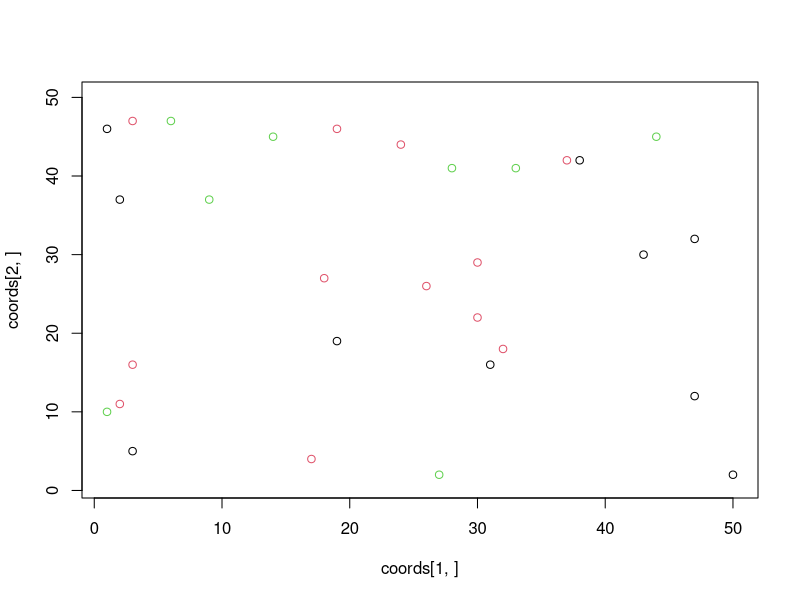
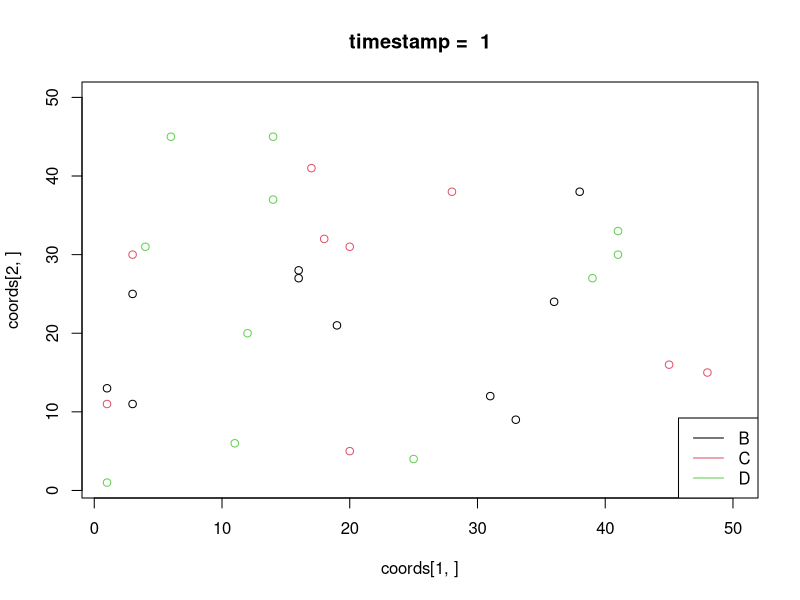
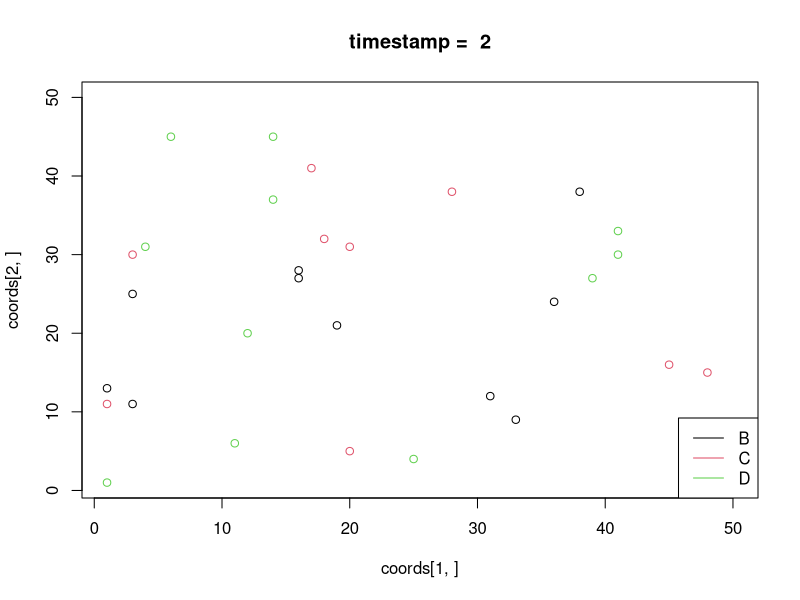
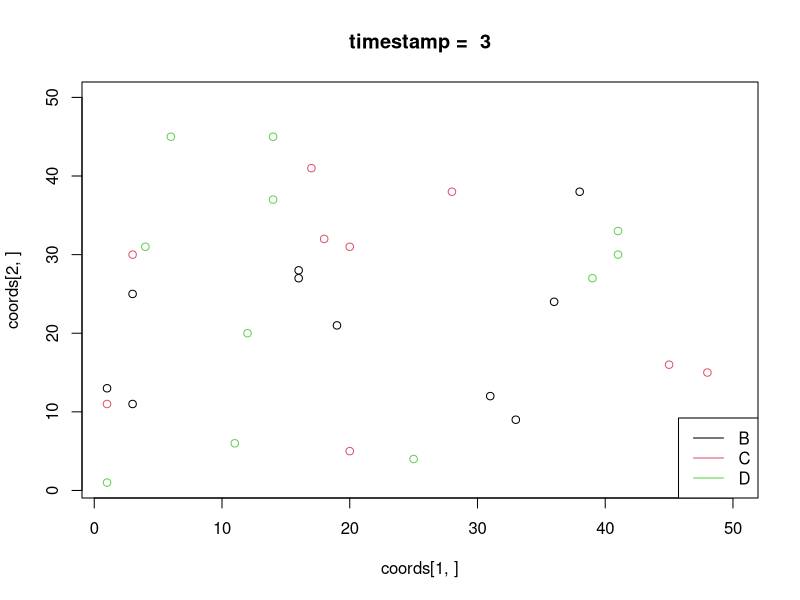
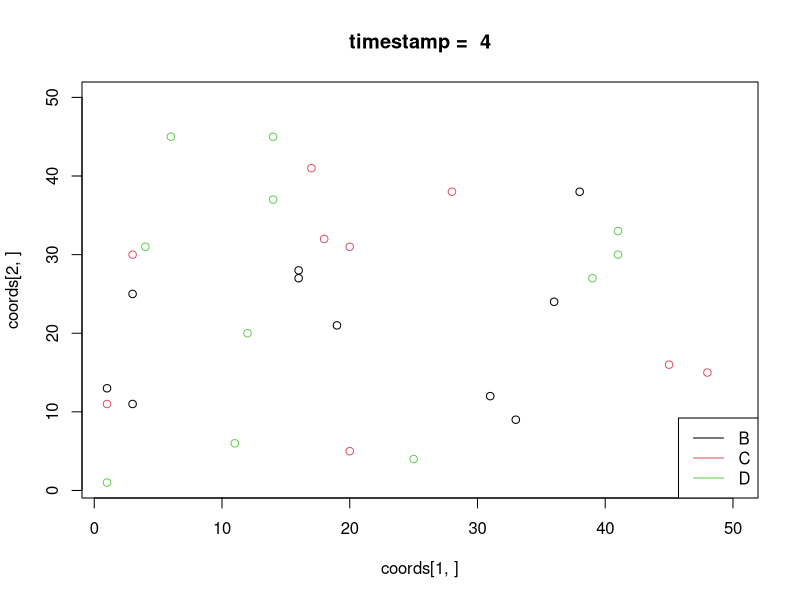
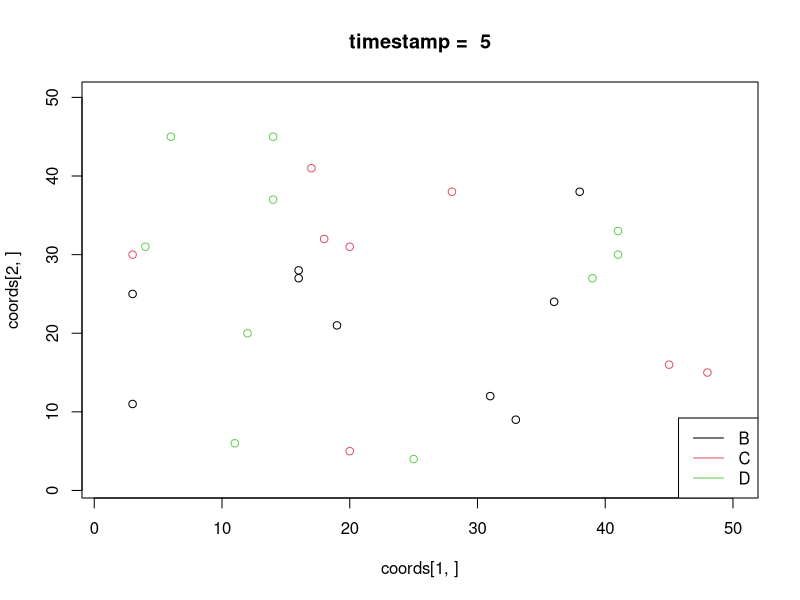
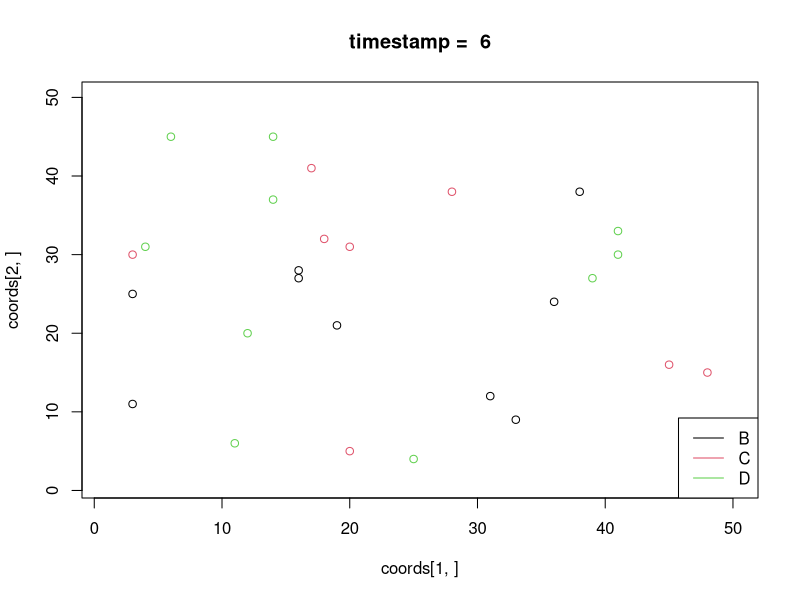
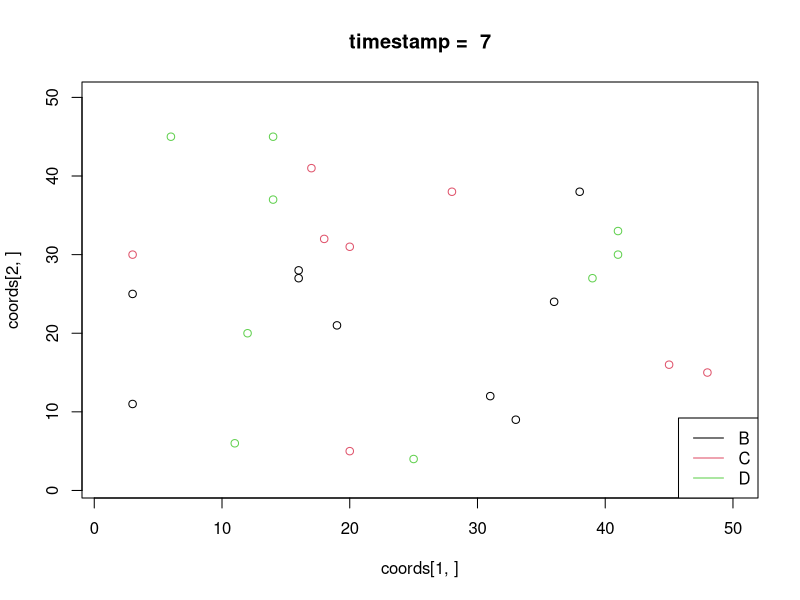

Generate these figures, in order, with R: (Note: this script raises an error after producing the figures.)
# ----- IMSVS ----- #

# TODO : add_food : changé en +X à chaque itt pour toutes les cases
#        verif consumption (les valeurs que prend la variable 'r')


#This is is main body of the program 

y_max = 50
x_max = 50
DThreshold = 50
IThreshold = 5
t = 0
lyso_time = 10
init_food_value = 20
food_per_itt = 250
timestamp = 40
n_bacts = 30

# Placing  bacteria
Init_bacteria<-function(n_bacts)
{
coords <<- matrix(data = 0, ncol = n_bacts, nrow = 2)
Health <<- matrix(data = 0, ncol =  x_max, nrow = y_max)
Type <<- matrix(data = 0, ncol =  x_max, nrow = y_max)

id = sample(1:(x_max*y_max), n_bacts, replace = FALSE)

  for (i in 1:n_bacts) {
    x = ((id[i]-1) %% y_max) + 1
    y = floor((id[i]-1) / y_max) + 1
    coords[, i] <<- c(x, y)
    i = i + 1
    Health[x,y] <<- 20
    rd = runif(1)
    if(rd < 0.33)      Type[x,y] <<- 1 # 'B'
    else if(rd < 0.66) Type[x,y] <<- 2 # 'C'
    else               Type[x,y] <<- 3 # 'D'
  }
}

Init_bacteria(n_bacts)
color = diag(Type[coords[1,],coords[2,]])
plot(coords[1,],coords[2,], xlim = c(1, x_max), ylim = c(1, y_max), col=color)

# Placing the food
Placing_food<-function(n_food)
{
  Food <<- matrix(data = 0, ncol =  x_max, nrow = y_max)
  Food_Value <<- matrix(data = 0, ncol =  x_max, nrow = y_max)
  
  for(i in 1: y_max)
  {
    for(j in 1:x_max)
    {
      vec = runif(1)
      Food_Value[i, j] <<- init_food_value
      
      if(vec[1] < 0.16)
        Food[i, j] <<- "I"
      else if(vec[1] < 0.32)
        Food[i, j] <<- "G"
      else if(vec[1] < 0.48)
        Food[i, j] <<- "F"
      else if(vec[1] < 0.64)
        Food[i, j] <<- "L"
      else if(vec[1] < 0.80)
        Food[i, j] <<- "T"
      else
        Food[i, j] <<- "C"
    }
  }
}

Add_food<-function(n_food)
{
  id = sample(1:(x_max*y_max), n_food, replace = FALSE)
  
  for(ii in 1:n_food)
  {
    vec = runif(1)
    i = ((id[ii]-1) %% y_max) + 1
    j = floor((id[ii]-1) / y_max) + 1
    Food_Value[i, j] <<- init_food_value
    
    if(vec[1] < 0.16)
      Food[i, j] <<- "I"
    else if(vec[1] < 0.32)
      Food[i, j] <<- "G"
    else if(vec[1] < 0.48)
      Food[i, j] <<- "F"
    else if(vec[1] < 0.64)
      Food[i, j] <<- "L"
    else if(vec[1] < 0.80)
      Food[i, j] <<- "T"
    else
      Food[i, j] <<- "C"
  }
}

# Cell Division
Cell_Division<-function(x, y, division_probability)
{
p = division_probability
original_health = floor(Health[x, y] / 2)
new_cell_health = original_health * p
typeb<-Type[x, y]
fin = 0
counter = 1
xs <- c(x - 1, x    , x + 1, x    , x - 1, x - 1, x + 1, x + 1)
ys <- c(y    , y + 1, y    , y - 1, y - 1, y + 1, y + 1, y - 1)

# We get the number of empty cells and their coords
empty_cells = 0 # Nombre de cellule vide 
cells_coords <- matrix(data = 0, ncol =  8, nrow = 2)

  while(counter <= 8)
  {
    xx = xs[counter]
    yy = ys[counter]
    if(xx > 0 && xx <= x_max && yy > 0 && yy <= y_max)
    {
        if(Health[xx, yy] == 0)
      {
          empty_cells = empty_cells + 1
          cells_coords[1, empty_cells] = xx
          cells_coords[2, empty_cells] = yy
        }
    }
    counter = counter + 1
  }
  if(empty_cells > 0)
  {
    if (empty_cells >= 2)
      rd = sample(1:empty_cells, 2, replace = FALSE) # On ne veut pas 2 fois la même position du coup
    else
      rd = 1
    for(index in rd){
      new_cell_x = cells_coords[1, index]
      new_cell_y = cells_coords[2, index]
      Health[new_cell_x, new_cell_y] <<- original_health
      Type[new_cell_x, new_cell_y] <<- typeb
      n_bacts <<- n_bacts + 1
      coords <<- cbind(coords, c(new_cell_x, new_cell_y))
    }
  }
    
  # remove bacterie // Bah du coup non?
  Kill_bacteria(x,y)
}

Comsumption<-function(x, y)
{
  tmp <- 0
  if(x > 1 && x < x_max && y > 1 && y < y_max)
  for(j in (x-1):(x+1))
  {
    for(k in (y-1):(y+1))
    {
      # Ok here there's an issue since we could check the type before the for loops
      if((
        Type[x, y] == 1 && (Food[j, k] == "G" || Food[j, k] == "F" || Food[j, k] == "L")
        || 
        Type[x, y] == 2 && (Food[j, k] == "G" || Food[j, k] == "F" || Food[j, k] == "L" || Food[j, k] == "I")
        ||
        Type[x, y] == 3 && (Food[j, k] == "T" || Food[j, k] == "C")
        ) && Food_Value[j, k] >= 1
      )
      {
        Food_Value[j, k] <<- Food_Value[j, k] - 1
        tmp <- tmp + 1
        
        if(Food_Value[j, k] <= 0)
          Food[j, k] <<- 0
      }
    }
  }
  Health[x, y] <<- Health[x, y] + tmp
}


Adjust_lysozyme<-function(x, y)
{
  if(Type[x, y] == 2){ # Bactérie C
    Health[x, y] <<- Health[x, y] - 2
  }
}

Kill_bacteria<-function(x,y){
  index = 0
  
  a = which(coords[1,] == x)
  b = which(coords[2,] == y)
  index = intersect(a,b)
  
  Health[x, y] <<- 0
  Type[x, y] <<- 0
  
  if(index != 0){
    n_bacts <<- n_bacts - 1
    coords <<- coords[,-index]
  }
}

Init_bacteria(n_bacts)
Placing_food(x_max * y_max)


GIB = rep(NA, times=timestamp)
num_bacteria = matrix(data = 0, ncol = timestamp, nrow = 3)

for(t in 1:timestamp)
{
  color = diag(Type[coords[1,],coords[2,]])
  plot(coords[1,],coords[2,], xlim = c(1, x_max), ylim = c(1, y_max), col=color)
  title(paste("timestamp = ",t))
  legend(legend = c("B", "C", "D"), col = 1:3, x = "bottomright", lty=1)

  for(i in 1:x_max)
  {
    for(j in 1:y_max)
    {
      if(Health[i, j] != 0)
        Comsumption(i, j)
      
      if(Health[i, j] > DThreshold)
        Cell_Division(i, j, 1.0)
      
      Health[i, j] = Health[i, j] - IThreshold
        
      if(t > lyso_time)
        Adjust_lysozyme(i, j)
      
      if(Type[i, j] != 0 && Health[i, j] <= 0)
        Kill_bacteria(i,j)
      if(Health[i, j] <= 0)
        Health[i, j] <- 0
    }
  }
  
  Add_food(food_per_itt)
  
  B = sum(Type[,] == 1)
  C = sum(Type[,] == 2)
  D = sum(Type[,] == 3)
  Bs = sum(Health[Type[,] == 1])
  Cs = sum(Health[Type[,] == 2])
  Ds = sum(Health[Type[,] == 3])
  
  GIB[t] = (B/Bs) / ((C+D)/(Cs+Ds)) - 1
  num_bacteria[,t] = c(B,C,D) 
}

ts = 1:timestamp

plot(ts, c(num_bacteria[1,]), type = "o", col = 1, ylim = c(40, max(num_bacteria)))
lines(ts, num_bacteria[2,], type = "o", col = 2)
lines(ts, num_bacteria[3,], type = "o", col = 3)
abline(v=lyso_time)
legend(legend = c("B", "C", "D"), col = 1:3, lty=1, x = "topright")

up = GIB>=0
down = GIB<=0
half = (max(ts[up]) + min(ts[down]))/2
plot(ts, GIB, type = "o")
polygon(x = c(min(ts[up]), ts[up],half),
        y = c(0, GIB[up],0),
        col = "red" )
polygon(x = c(half,ts[down],max(ts[down])),
        y = c(0,GIB[down],0),
        col = "blue" )
lines(1:timestamp, rep(0,timestamp))
abline(v=lyso_time)

